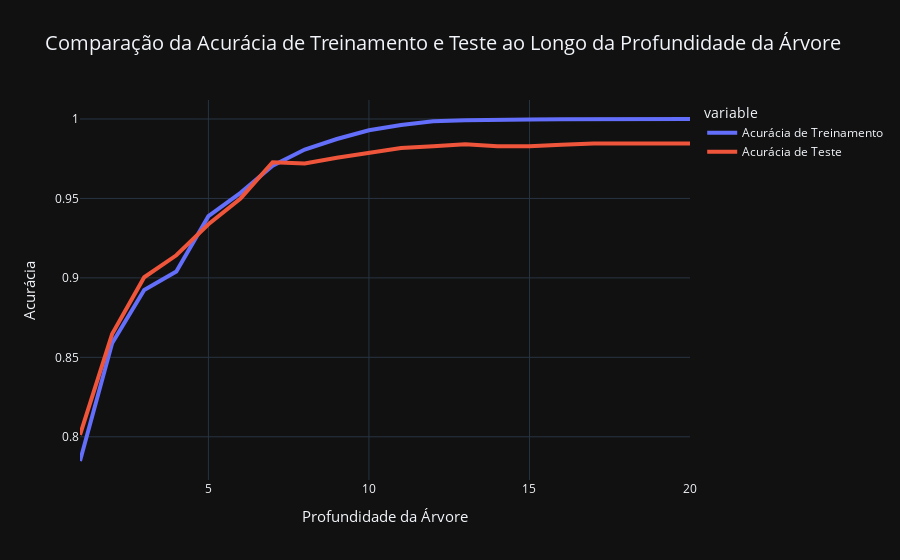

Notebook cell for this chart:
### Code cell
depths = range(1, 21)  # Testar profundidades de 1 a 20
train_accuracies = []
test_accuracies = []

# Treinar e avaliar o modelo para diferentes profundidades
for depth in depths:
    model = tree.DecisionTreeClassifier(max_depth=depth, random_state=42)
    model.fit(X_train, y_train)
    
    # Acurácia nos dados de treinamento
    y_train_pred = model.predict(X_train)
    train_acc = accuracy_score(y_train, y_train_pred)
    train_accuracies.append(train_acc)
    
    # Acurácia nos dados de teste
    y_test_pred = model.predict(X_test)
    test_acc = accuracy_score(y_test, y_test_pred)
    test_accuracies.append(test_acc)

# Criar DataFrame com os resultados
df_accuracies = pd.DataFrame({
    'Profundidade': depths,
    'Acurácia de Treinamento': train_accuracies,
    'Acurácia de Teste': test_accuracies
})

# Criar o gráfico usando Plotly Express
fig = px.line(df_accuracies, x='Profundidade', y=['Acurácia de Treinamento', 'Acurácia de Teste'],
              labels={'value': 'Acurácia', 'Profundidade': 'Profundidade da Árvore'},
              title='Comparação da Acurácia de Treinamento e Teste ao Longo da Profundidade da Árvore',
              template='plotly_dark')

fig.update_traces(line=dict(width=4))
fig.update_layout(title_font_size=20, xaxis_title_font_size=15, yaxis_title_font_size=15)

fig.show()

### Figure 1 — Plotly figure (JSON) as saved in the notebook; plotly's stock layout.template omitted (floating-point values rounded to 4 significant figures)
{"data": [{"hovertemplate": "variable=Acurácia de Treinamento<br>Profundidade da Árvore=%{x}<br>Acurácia=%{y}<extra></extra>", "legendgroup": "Acurácia de Treinamento", "line": {"color": "#636efa", "dash": "solid", "width": 4}, "marker": {"symbol": "circle"}, "mode": "lines", "name": "Acurácia de Treinamento", "orientation": "v", "showlegend": true, "type": "scatter", "x": [1, 2, 3, 4, 5, 6, 7, 8, 9, 10, 11, 12, 13, 14, 15, 16, 17, 18, 19, 20], "xaxis": "x", "y": [0.7848, 0.8589, 0.8924, 0.904, 0.9389, 0.9535, 0.9706, 0.9808, 0.9874, 0.993, 0.9962, 0.9985, 0.9992, 0.9997, 0.9997, 0.9999, 1, 1, 1, 1], "yaxis": "y"}, {"hovertemplate": "variable=Acurácia de Teste<br>Profundidade da Árvore=%{x}<br>Acurácia=%{y}<extra></extra>", "legendgroup": "Acurácia de Teste", "line": {"color": "#EF553B", "dash": "solid", "width": 4}, "marker": {"symbol": "circle"}, "mode": "lines", "name": "Acurácia de Teste", "orientation": "v", "showlegend": true, "type": "scatter", "x": [1, 2, 3, 4, 5, 6, 7, 8, 9, 10, 11, 12, 13, 14, 15, 16, 17, 18, 19, 20], "xaxis": "x", "y": [0.8012, 0.8646, 0.9004, 0.9142, 0.9337, 0.95, 0.9728, 0.972, 0.9756, 0.9785, 0.9817, 0.9829, 0.9841, 0.9829, 0.9829, 0.9837, 0.9846, 0.9846, 0.9846, 0.9846], "yaxis": "y"}], "layout": {"legend": {"title": {"text": "variable"}, "tracegroupgap": 0}, "title": {"font": {"size": 20}, "text": "Comparação da Acurácia de Treinamento e Teste ao Longo da Profundidade da Árvore"}, "xaxis": {"anchor": "y", "domain": [0, 1], "title": {"font": {"size": 15}, "text": "Profundidade da Árvore"}}, "yaxis": {"anchor": "x", "domain": [0, 1], "title": {"font": {"size": 15}, "text": "Acurácia"}}}}
